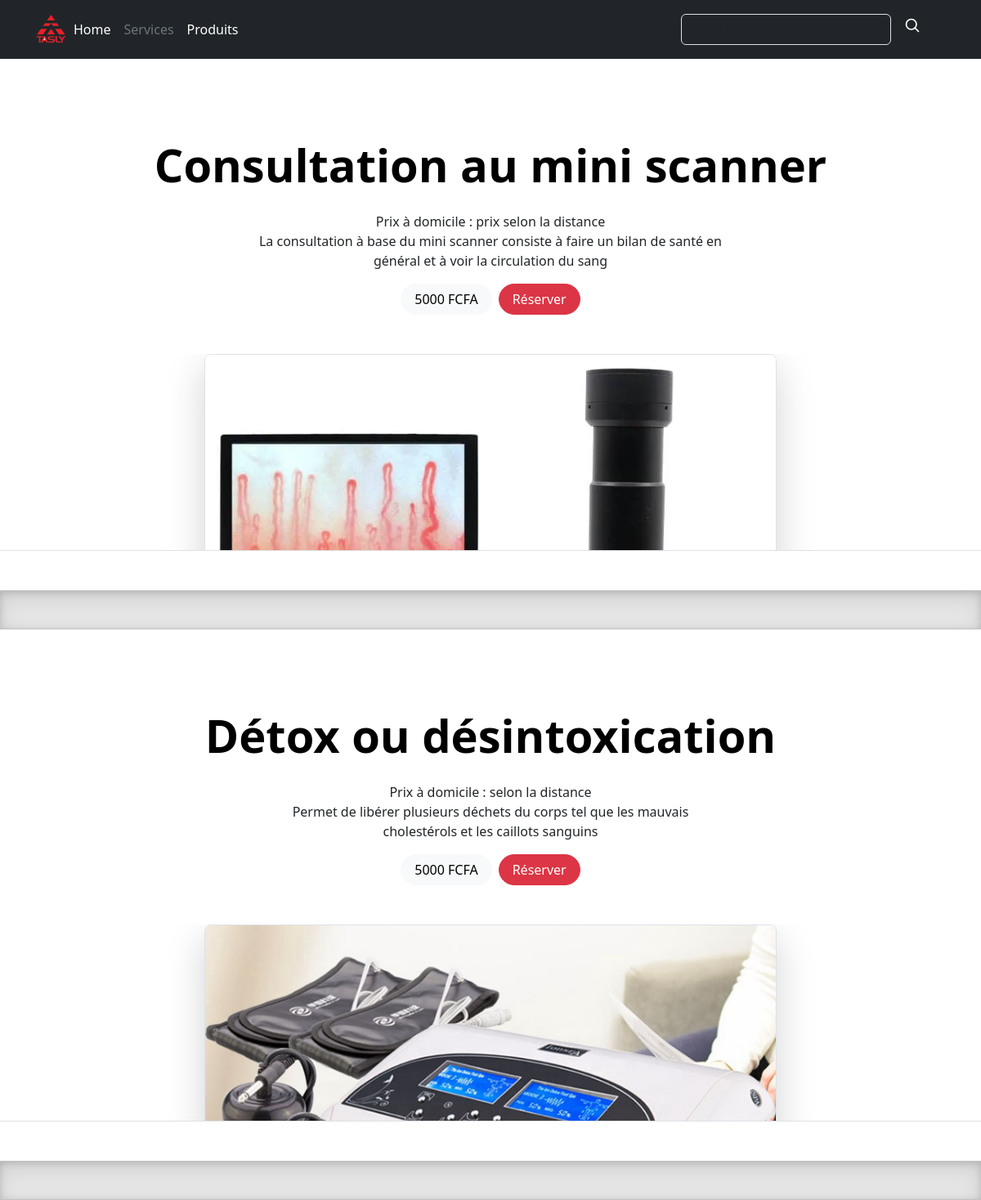
Page /services/ on the committed database.
### about/models.py (models this page shows, shortened)
class entete(models.Model):
    titre = models.fields.CharField(max_length=255, null=False)
    description = models.fields.TextField(null=False)
    img = models.ImageField()
    logo = models.ImageField()
    class Meta:
        ordering = ['titre']

### services/models.py (models this page shows, shortened)
class services(models.Model):
    nom = models.fields.CharField(max_length=100, null=False)
    description = models.fields.TextField()
    prix = models.fields.PositiveIntegerField(null=True)
    img = models.ImageField()
    class Meta:
        ordering = ['nom']

### produits/views.py (the view)
# urls.py: path("services/", views.Services, name="services"),
def Services(request):
    service = services.objects.all()
    entetes = entete.objects.all()
    research = request.GET.get('service-search')
    if research != '' and research is not None:
        service = services.objects.filter(nom__icontains=research)
    return render(request, "produits/services.html", {'service': service,
                                                      'entete': entetes[0]})

### produits/templates/produits/services.html (shortened to what this page needs)
{% load static %}
<!doctype html>
<html lang="fr" data-bs-theme="auto">
  <head>
    <link rel="stylesheet" href="{% static 'produits/bootstrap.min.css' %}">
    <link rel="stylesheet" href="{% static 'produits/heroes.css' %}">
  </head>
  <body>
    <header class="p-3 text-bg-dark">
        <div class="container">
          <div class="d-flex flex-wrap align-items-center justify-content-center justify-content-lg-start">
            <img src="{{ entete.logo.url }}" alt="Logo Tasly Togo" height="40" width="40">
            <ul class="nav col-12 col-lg-auto me-lg-auto mb-2 justify-content-center mb-md-0">
              <li><a href="{% url 'accueil' %}" class="nav-link px-2 text-white">Home</a></li>
              <li><a href="{% url 'services' %}" class="nav-link px-2 text-secondary">Services</a></li>
              <li><a href="{% url 'Produitdetails' %}" class="nav-link px-2 text-white">Produits</a></li>
            </ul>
            <form class="col-12 col-lg-auto mb-3 mb-lg-0 me-lg-3" role="search" style="display: flex;">
              <input type="search" class="form-control form-control-dark text-bg-dark" placeholder="Search..." aria-label="Search" name="service-search">
              <div class="text-end">
                <button type="submit" class="dropdown-item"><svg xmlns="http://www.w3.org/2000/svg" width="20" height="20" fill="none" stroke="currentColor" stroke-linecap="round" stroke-linejoin="round" stroke-width="2" class="mx-3" role="img" viewBox="0 0 24 24"><title>Search</title><circle cx="10.5" cy="10.5" r="7.5"/><path d="M21 21l-5.2-5.2"/></svg></button>
              </div>
            </form>
          </div>
        </div>
    </header>
    <main>
        {% for services in service %}
          <div class="px-4 pt-5 my-5 text-center border-bottom">
            <h1 class="display-4 fw-bold text-body-emphasis">{{ services.nom }}</h1>
            <div class="col-lg-6 mx-auto">
              <p class="lead mb-4">{{ services.description|linebreaks }}</p>
              <div class="d-grid gap-2 d-sm-flex justify-content-sm-center mb-5">
                <button class="btn btn-light rounded-pill px-3" type="button">{{ services.prix }} FCFA</button>
                <a href="{% url 'service_paiements' services.id %}"><button class="btn btn-danger rounded-pill px-3" type="button">Réserver</button></a>
              </div>
            </div>
            <div class="overflow-hidden" style="max-height: 30vh;">
              <div class="container px-5">
                  <a href="{{ services.img.url }}"><img src="{{ services.img.url }}" class="img-fluid border rounded-3 shadow-lg mb-4" alt="{{ services.nom }}" width="700" height="500" loading="lazy"></a>
              </div>
            </div>
          </div>
          <div class="b-example-divider"></div>
        {% endfor %}
    </main>
  </body>
</html>

### produits/templates/produits/services.html (style rules this page uses)
.b-example-divider { width: 100%; height: 3rem; background-color: rgba(0, 0, 0, .1); border: solid rgba(0, 0, 0, .15); border-width: 1px 0; box-shadow: inset 0 .5em 1.5em rgba(0, 0, 0, .1), inset 0 .125em .5em rgba(0, 0, 0, .15); }

### rows in the picture
entete: logo (picture)
services: nom "Consultation au mini scanner", description "Prix à domicile : prix selon la distance La consultation à base du mini scanner consiste à faire un bilan de santé en général et à voir la circulation du sang", prix "5000", img (picture)
services: nom "Détox ou désintoxication", description "Prix à domicile : selon la distance Permet de libérer plusieurs déchets du corps tel que les mauvais cholestérols et les caillots sanguins", prix "5000", img (picture)
